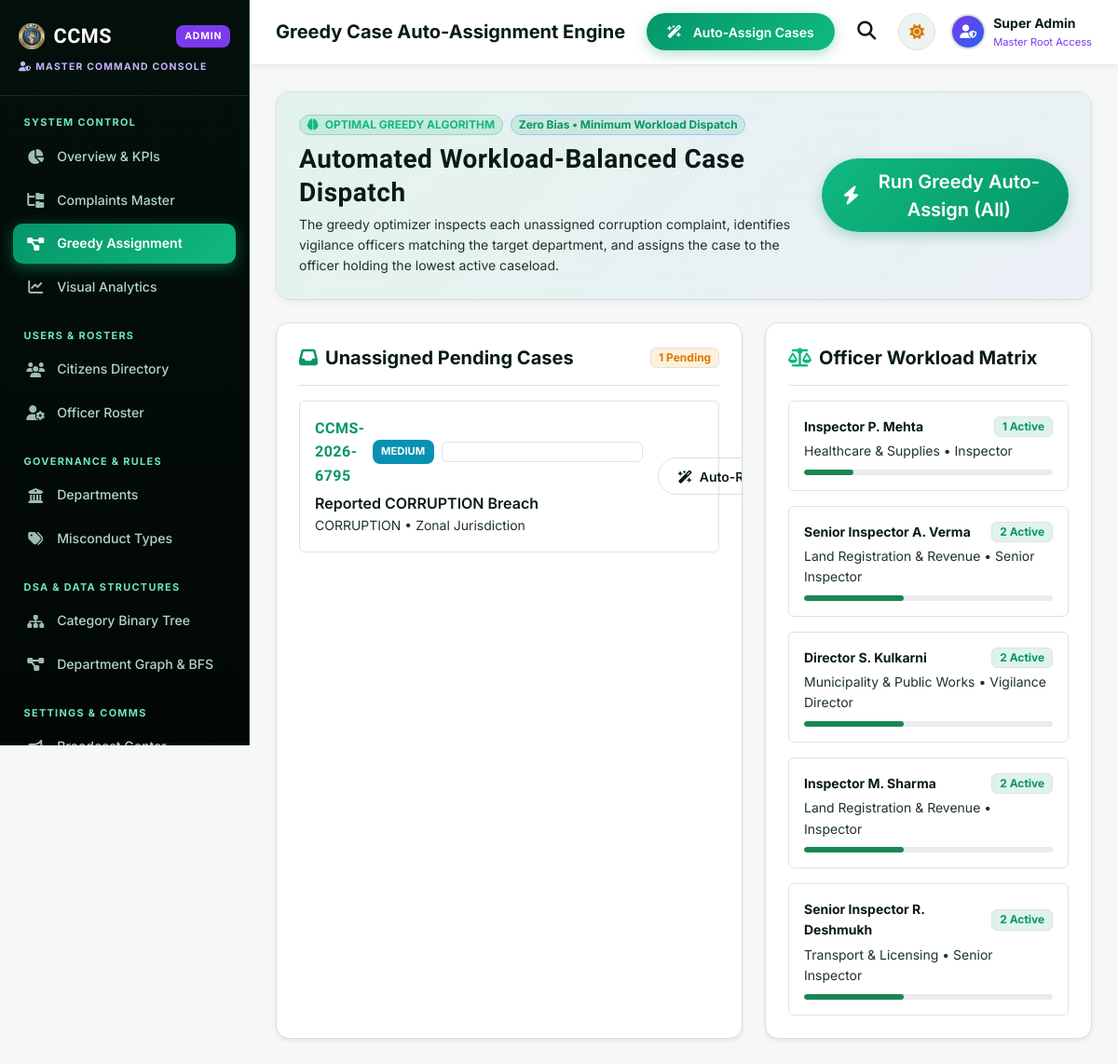
Before: /admin/assignment (signed in) with the older database file.
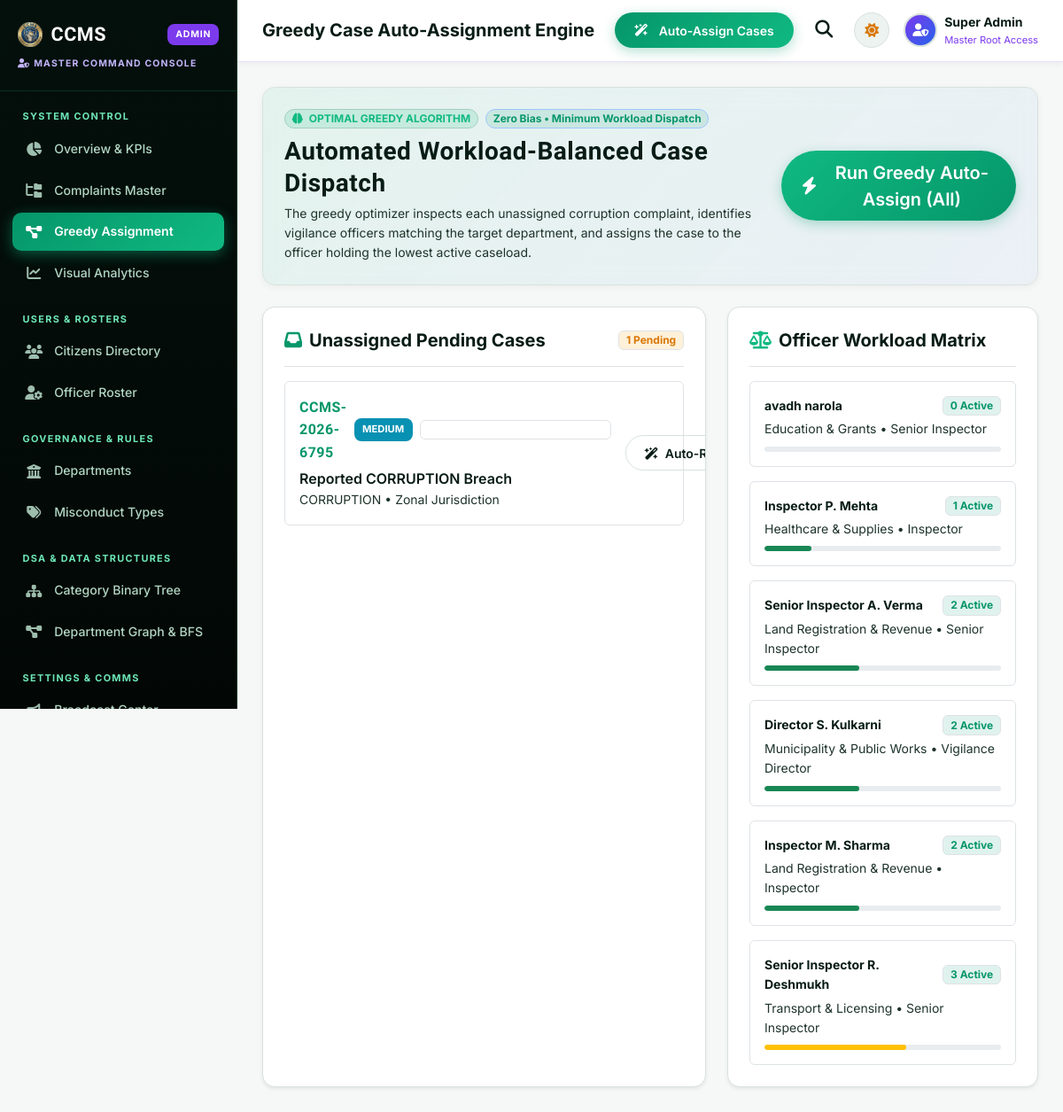
After: the same page with the newer database file.
### tables this page shows
CREATE TABLE complaints (
            complaint_id TEXT PRIMARY KEY,
            user_id INTEGER NOT NULL,
            complaint_title TEXT NOT NULL,
            misconduct_category TEXT NOT NULL,
            sector TEXT NOT NULL,
            incident_date TEXT NOT NULL,
            incident_time TEXT,
            location TEXT NOT NULL,
            description TEXT NOT NULL,
            anonymous_mode INTEGER DEFAULT 0,
            severity TEXT DEFAULT 'Medium',
            evidence_file TEXT,
            complaint_status TEXT DEFAULT 'Pending',
            assigned_officer TEXT,
            assigned_officer_id TEXT,
            investigation_notes TEXT,
            rating INTEGER,
            feedback TEXT,
            created_at DATETIME DEFAULT CURRENT_TIMESTAMP,
            updated_at DATETIME DEFAULT CURRENT_TIMESTAMP
        );

CREATE TABLE officers (
            officer_id TEXT PRIMARY KEY,
            name TEXT NOT NULL,
            rank TEXT NOT NULL,
            department TEXT NOT NULL,
            email TEXT NOT NULL UNIQUE,
            phone TEXT NOT NULL,
            password TEXT NOT NULL,
            active_cases INTEGER DEFAULT 0,
            status TEXT DEFAULT 'Active',
            badge_id TEXT,
            created_at DATETIME DEFAULT CURRENT_TIMESTAMP
        );

### app.py (the view)
@app.route("/admin/assignment", methods=["GET"])
@role_required("admin")
def admin_assignment():
    unassigned_complaints = db.query_db("SELECT * FROM complaints WHERE assigned_officer IS NULL OR assigned_officer = '' OR assigned_officer = 'Unassigned'")
    officers = db.query_db("SELECT * FROM officers ORDER BY active_cases ASC")
    return render_template("admin/assignment.html", unassigned_complaints=unassigned_complaints, officers=officers)

### app.py (called while the page is built, shortened)
def role_required(required_role):
    def decorator(f):
        @wraps(f)
        def decorated_function(*args, **kwargs):
            user_role = session.get("role", "citizen")
            if user_role != required_role and user_role != "admin":
                flash("You do not have authorization to view this command console.", "danger")
                return redirect(url_for("home"))
            return f(*args, **kwargs)
        return decorated_function
    return decorator

### db.py (called while the page is built)
def dict_factory(cursor, row):
    d = {}
    for idx, col in enumerate(cursor.description):
        d[col[0]] = row[idx]
    return d

def get_db_connection():
    conn = sqlite3.connect(DB_PATH, timeout=20.0, check_same_thread=False)
    conn.row_factory = dict_factory
    conn.execute("PRAGMA journal_mode=WAL;")
    return conn

def query_db(query, args=(), one=False):
    normalized_query, normalized_args = _normalize_query(query, args)
    conn = get_db_connection()
    try:
        cursor = conn.cursor()
        cursor.execute(normalized_query, normalized_args)
        result = cursor.fetchall()
        return (result[0] if result else None) if one else result
    finally:
        conn.close()

### templates/admin/assignment.html (shortened to what the changed rows need)
{% extends 'admin/base.html' %}
{% set active_page = 'assignment' %}
{% block content %}
<div class="row g-4 mb-4">
  <div class="col-lg-7">
    <div class="ccms-card p-4 shadow-sm h-100">
      {% if unassigned_complaints %}
      <div class="d-flex flex-column gap-3">
        {% for c in unassigned_complaints %}
        <div
          class="p-3 rounded bg-subtle border d-flex flex-column flex-md-row align-items-md-center justify-content-between gap-3">
          <div>
            <div class="d-flex align-items-center gap-2 mb-1">
              <span class="fw-bold text-primary brand-font">{{ c.complaint_id }}</span>
              <span class="badge-priority {{ c.severity }}">{{ c.severity }}</span>
              <span class="badge bg-subtle  border">{{ c.sector }}</span>
            </div>
            <div class="fw-semibold text-heading">{{ c.complaint_title }}</div>
            <div class=" small">{{ c.misconduct_category }} &bull; {{ c.location }}</div>
          </div>
          <form action="{{ url_for('admin_assign_single') }}" method="POST">
            <button type="submit" class="btn btn-sm btn-outline-custom text-nowrap">
              <i class="fas fa-wand-magic-sparkles me-1"></i> Auto-Route
            </button>
          </form>
        </div>
        {% endfor %}
      </div>
      {% endif %}
    </div>
  </div>
  <div class="col-lg-5">
    <div class="ccms-card p-4 shadow-sm h-100">
      <div class="d-flex flex-column gap-3">
        {% for off in officers %}
        <div class="p-3 rounded bg-subtle border">
          <div class="d-flex align-items-center justify-content-between mb-1">
            <span class="fw-bold text-heading small">{{ off.name }}</span>
            <span class="badge bg-primary-subtle text-primary border">{{ off.active_cases }} Active</span>
          </div>
          <div class=" small mb-2">{{ off.department }} &bull; {{ off.rank }}</div>
          <div class="progress" style="height: 6px;">
            {% set pct = (off.active_cases / 5 * 100)|int if off.active_cases < 5 else 100 %} <div
              class="progress-bar {% if off.active_cases >= 3 %}bg-warning{% elif off.active_cases >= 5 %}bg-danger{% else %}bg-success{% endif %}"
              style="width: {{ pct }}%; border-radius: 10px;">
          </div>
        </div>
      </div>
      {% endfor %}
    </div>
  </div>
</div>
</div>
{% endblock %}

Changed rows visible on the page:
added officers: name "avadh narola", active_cases "0", department "Education & Grants", rank "Senior Inspector"
changed officers "Senior Inspector R. Deshmukh": active_cases "2" → "3"
